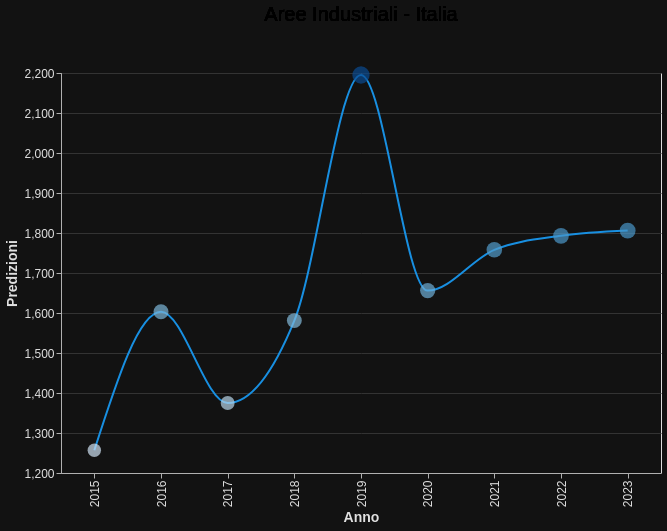

Here is the Vega-Lite specification saved for this chart:
### Vega-Lite specification from a JSON file in a GitHub repository (floating-point values rounded to 4 significant figures)
{"$schema": "https://vega.github.io/schema/vega-lite/v5.15.1.json", "config": {"axis": {"domainColor": "#B0B0B0", "gridColor": "#333333", "labelColor": "#E0E0E0", "labelFontSize": 12, "tickColor": "#B0B0B0", "titleColor": "#E0E0E0", "titleFontSize": 14}, "background": "#121212", "legend": {"labelColor": "#E0E0E0", "titleColor": "#E0E0E0"}, "mark": {"color": "#1f77b4"}, "title": {"color": "#E0E0E0", "fontSize": 20}}, "data": {"name": "data-473355be92e2f99be2d9708e043f8449"}, "datasets": {"data-473355be92e2f99be2d9708e043f8449": [{"Anno": "2015", "Tipo dato": "Foresta", "Title": "Foresta - Italia", "Valore": 16643}, {"Anno": "2015", "Tipo dato": "Pascolo", "Title": "Pascolo - Italia", "Valore": 8605}, {"Anno": "2015", "Tipo dato": "Lago", "Title": "Lago - Italia", "Valore": 4212}, {"Anno": "2015", "Tipo dato": "Vegetazione Erbacea", "Title": "Vegetazione Erbacea - Italia", "Valore": 10239}, {"Anno": "2015", "Tipo dato": "Fiumi", "Title": "Fiumi - Italia", "Valore": 1980}, {"Anno": "2015", "Tipo dato": "Strade", "Title": "Strade - Italia", "Valore": 1067}, {"Anno": "2015", "Tipo dato": "Colture Permanenti", "Title": "Colture Permanenti - Italia", "Valore": 25217}, {"Anno": "2015", "Tipo dato": "Aree Industriali", "Title": "Aree Industriali - Italia", "Valore": 1257}, {"Anno": "2015", "Tipo dato": "Zone Residenziali", "Title": "Zone Residenziali - Italia", "Valore": 1856}, {"Anno": "2015", "Tipo dato": "Colture Annuali", "Title": "Colture Annuali - Italia", "Valore": 4725}, {"Anno": "2015", "Tipo dato": "Totale zone Agricole", "Title": "Totale zone Agricole - Italia", "Valore": 38547}, {"Anno": "2016", "Tipo dato": "Foresta", "Title": "Foresta - Italia", "Valore": 23614}, {"Anno": "2016", "Tipo dato": "Pascolo", "Title": "Pascolo - Italia", "Valore": 6975}, {"Anno": "2016", "Tipo dato": "Lago", "Title": "Lago - Italia", "Valore": 969}, {"Anno": "2016", "Tipo dato": "Vegetazione Erbacea", "Title": "Vegetazione Erbacea - Italia", "Valore": 5639}, {"Anno": "2016", "Tipo dato": "Fiumi", "Title": "Fiumi - Italia", "Valore": 2632}, {"Anno": "2016", "Tipo dato": "Strade", "Title": "Strade - Italia", "Valore": 1363}, {"Anno": "2016", "Tipo dato": "Colture Permanenti", "Title": "Colture Permanenti - Italia", "Valore": 26183}, {"Anno": "2016", "Tipo dato": "Aree Industriali", "Title": "Aree Industriali - Italia", "Valore": 1603}, {"Anno": "2016", "Tipo dato": "Zone Residenziali", "Title": "Zone Residenziali - Italia", "Valore": 2392}, {"Anno": "2016", "Tipo dato": "Colture Annuali", "Title": "Colture Annuali - Italia", "Valore": 4431}, {"Anno": "2016", "Tipo dato": "Totale zone Agricole", "Title": "Totale zone Agricole - Italia", "Valore": 37589}, {"Anno": "2017", "Tipo dato": "Foresta", "Title": "Foresta - Italia", "Valore": 16142}, {"Anno": "2017", "Tipo dato": "Pascolo", "Title": "Pascolo - Italia", "Valore": 7102}, {"Anno": "2017", "Tipo dato": "Lago", "Title": "Lago - Italia", "Valore": 1312}, {"Anno": "2017", "Tipo dato": "Vegetazione Erbacea", "Title": "Vegetazione Erbacea - Italia", "Valore": 11286}, {"Anno": "2017", "Tipo dato": "Fiumi", "Title": "Fiumi - Italia", "Valore": 2113}, {"Anno": "2017", "Tipo dato": "Strade", "Title": "Strade - Italia", "Valore": 1675}, {"Anno": "2017", "Tipo dato": "Colture Permanenti", "Title": "Colture Permanenti - Italia", "Valore": 27769}, {"Anno": "2017", "Tipo dato": "Aree Industriali", "Title": "Aree Industriali - Italia", "Valore": 1375}, {"Anno": "2017", "Tipo dato": "Zone Residenziali", "Title": "Zone Residenziali - Italia", "Valore": 1997}, {"Anno": "2017", "Tipo dato": "Colture Annuali", "Title": "Colture Annuali - Italia", "Valore": 5030}, {"Anno": "2017", "Tipo dato": "Totale zone Agricole", "Title": "Totale zone Agricole - Italia", "Valore": 39901}, {"Anno": "2018", "Tipo dato": "Foresta", "Title": "Foresta - Italia", "Valore": 15399}, {"Anno": "2018", "Tipo dato": "Pascolo", "Title": "Pascolo - Italia", "Valore": 15879}, {"Anno": "2018", "Tipo dato": "Lago", "Title": "Lago - Italia", "Valore": 1754}, {"Anno": "2018", "Tipo dato": "Vegetazione Erbacea", "Title": "Vegetazione Erbacea - Italia", "Valore": 8334}, {"Anno": "2018", "Tipo dato": "Fiumi", "Title": "Fiumi - Italia", "Valore": 3399}, {"Anno": "2018", "Tipo dato": "Strade", "Title": "Strade - Italia", "Valore": 1586}, {"Anno": "2018", "Tipo dato": "Colture Permanenti", "Title": "Colture Permanenti - Italia", "Valore": 21560}, {"Anno": "2018", "Tipo dato": "Aree Industriali", "Title": "Aree Industriali - Italia", "Valore": 1581}, {"Anno": "2018", "Tipo dato": "Zone Residenziali", "Title": "Zone Residenziali - Italia", "Valore": 2061}, {"Anno": "2018", "Tipo dato": "Colture Annuali", "Title": "Colture Annuali - Italia", "Valore": 4248}, {"Anno": "2018", "Tipo dato": "Totale zone Agricole", "Title": "Totale zone Agricole - Italia", "Valore": 41687}, {"Anno": "2019", "Tipo dato": "Foresta", "Title": "Foresta - Italia", "Valore": 11102}, {"Anno": "2019", "Tipo dato": "Pascolo", "Title": "Pascolo - Italia", "Valore": 15464}, {"Anno": "2019", "Tipo dato": "Lago", "Title": "Lago - Italia", "Valore": 1310}, {"Anno": "2019", "Tipo dato": "Vegetazione Erbacea", "Title": "Vegetazione Erbacea - Italia", "Valore": 14689}, {"Anno": "2019", "Tipo dato": "Fiumi", "Title": "Fiumi - Italia", "Valore": 4683}, {"Anno": "2019", "Tipo dato": "Strade", "Title": "Strade - Italia", "Valore": 1653}, {"Anno": "2019", "Tipo dato": "Colture Permanenti", "Title": "Colture Permanenti - Italia", "Valore": 18932}, {"Anno": "2019", "Tipo dato": "Aree Industriali", "Title": "Aree Industriali - Italia", "Valore": 2195}, {"Anno": "2019", "Tipo dato": "Zone Residenziali", "Title": "Zone Residenziali - Italia", "Valore": 2818}, {"Anno": "2019", "Tipo dato": "Colture Annuali", "Title": "Colture Annuali - Italia", "Valore": 2955}, {"Anno": "2019", "Tipo dato": "Totale zone Agricole", "Title": "Totale zone Agricole - Italia", "Valore": 37351}, {"Anno": "2020", "Tipo dato": "Foresta", "Title": "Foresta - Italia", "Valore": 15149}, {"Anno": "2020", "Tipo dato": "Pascolo", "Title": "Pascolo - Italia", "Valore": 11636}, {"Anno": "2020", "Tipo dato": "Lago", "Title": "Lago - Italia", "Valore": 1401}, {"Anno": "2020", "Tipo dato": "Vegetazione Erbacea", "Title": "Vegetazione Erbacea - Italia", "Valore": 10393}, {"Anno": "2020", "Tipo dato": "Fiumi", "Title": "Fiumi - Italia", "Valore": 3771}, {"Anno": "2020", "Tipo dato": "Strade", "Title": "Strade - Italia", "Valore": 1386}, {"Anno": "2020", "Tipo dato": "Colture Permanenti", "Title": "Colture Permanenti - Italia", "Valore": 25021}, {"Anno": "2020", "Tipo dato": "Aree Industriali", "Title": "Aree Industriali - Italia", "Valore": 1656}, {"Anno": "2020", "Tipo dato": "Zone Residenziali", "Title": "Zone Residenziali - Italia", "Valore": 2118}, {"Anno": "2020", "Tipo dato": "Colture Annuali", "Title": "Colture Annuali - Italia", "Valore": 3270}, {"Anno": "2020", "Tipo dato": "Totale zone Agricole", "Title": "Totale zone Agricole - Italia", "Valore": 39927}, {"Anno": "2021", "Tipo dato": "Foresta", "Title": "Foresta - Italia", "Valore": 15365}, {"Anno": "2021", "Tipo dato": "Pascolo", "Title": "Pascolo - Italia", "Valore": 10564}, {"Anno": "2021", "Tipo dato": "Lago", "Title": "Lago - Italia", "Valore": 1412}, {"Anno": "2021", "Tipo dato": "Vegetazione Erbacea", "Title": "Vegetazione Erbacea - Italia", "Valore": 10752}, {"Anno": "2021", "Tipo dato": "Fiumi", "Title": "Fiumi - Italia", "Valore": 2770}, {"Anno": "2021", "Tipo dato": "Strade", "Title": "Strade - Italia", "Valore": 1520}, {"Anno": "2021", "Tipo dato": "Colture Permanenti", "Title": "Colture Permanenti - Italia", "Valore": 25644}, {"Anno": "2021", "Tipo dato": "Aree Industriali", "Title": "Aree Industriali - Italia", "Valore": 1758}, {"Anno": "2021", "Tipo dato": "Zone Residenziali", "Title": "Zone Residenziali - Italia", "Valore": 2475}, {"Anno": "2021", "Tipo dato": "Colture Annuali", "Title": "Colture Annuali - Italia", "Valore": 3541}, {"Anno": "2021", "Tipo dato": "Totale zone Agricole", "Title": "Totale zone Agricole - Italia", "Valore": 39749}, {"Anno": "2022", "Tipo dato": "Foresta", "Title": "Foresta - Italia", "Valore": 16148}, {"Anno": "2022", "Tipo dato": "Pascolo", "Title": "Pascolo - Italia", "Valore": 11526}, {"Anno": "2022", "Tipo dato": "Lago", "Title": "Lago - Italia", "Valore": 1343}, {"Anno": "2022", "Tipo dato": "Vegetazione Erbacea", "Title": "Vegetazione Erbacea - Italia", "Valore": 7876}, {"Anno": "2022", "Tipo dato": "Fiumi", "Title": "Fiumi - Italia", "Valore": 3738}, {"Anno": "2022", "Tipo dato": "Strade", "Title": "Strade - Italia", "Valore": 1416}, {"Anno": "2022", "Tipo dato": "Colture Permanenti", "Title": "Colture Permanenti - Italia", "Valore": 26367}, {"Anno": "2022", "Tipo dato": "Aree Industriali", "Title": "Aree Industriali - Italia", "Valore": 1793}, {"Anno": "2022", "Tipo dato": "Zone Residenziali", "Title": "Zone Residenziali - Italia", "Valore": 2671}, {"Anno": "2022", "Tipo dato": "Colture Annuali", "Title": "Colture Annuali - Italia", "Valore": 2923}, {"Anno": "2022", "Tipo dato": "Totale zone Agricole", "Title": "Totale zone Agricole - Italia", "Valore": 40816}, {"Anno": "2023", "Tipo dato": "Foresta", "Title": "Foresta - Italia", "Valore": 15249}, {"Anno": "2023", "Tipo dato": "Pascolo", "Title": "Pascolo - Italia", "Valore": 14408}, {"Anno": "2023", "Tipo dato": "Lago", "Title": "Lago - Italia", "Valore": 2005}, {"Anno": "2023", "Tipo dato": "Vegetazione Erbacea", "Title": "Vegetazione Erbacea - Italia", "Valore": 9240}, {"Anno": "2023", "Tipo dato": "Fiumi", "Title": "Fiumi - Italia", "Valore": 3341}, {"Anno": "2023", "Tipo dato": "Strade", "Title": "Strade - Italia", "Valore": 1208}, {"Anno": "2023", "Tipo dato": "Colture Permanenti", "Title": "Colture Permanenti - Italia", "Valore": 22648}, {"Anno": "2023", "Tipo dato": "Aree Industriali", "Title": "Aree Industriali - Italia", "Valore": 1806}, {"Anno": "2023", "Tipo dato": "Zone Residenziali", "Title": "Zone Residenziali - Italia", "Valore": 2478}, {"Anno": "2023", "Tipo dato": "Colture Annuali", "Title": "Colture Annuali - Italia", "Valore": 3418}, {"Anno": "2023", "Tipo dato": "Totale zone Agricole", "Title": "Totale zone Agricole - Italia", "Valore": 40474}]}, "params": [{"bind": {"input": "select", "name": "Seleziona tipologia di dato ", "options": ["Aree Industriali", "Colture Annuali", "Colture Permanenti", "Fiumi", "Foresta", "Lago", "Pascolo", "Strade", "Totale zone Agricole", "Vegetazione Erbacea", "Zone Residenziali"]}, "name": "SelectTipoDato", "select": {"fields": ["Tipo dato"], "type": "point"}, "value": "Aree Industriali", "views": ["view_5"]}], "vconcat": [{"encoding": {"text": {"field": "Title", "type": "nominal"}}, "height": 30, "mark": {"align": "center", "dy": -15, "fontSize": 20, "type": "text"}, "transform": [{"filter": {"param": "SelectTipoDato"}}], "width": 600}, {"height": 400, "layer": [{"encoding": {"x": {"field": "Anno", "title": "Anno", "type": "nominal"}, "y": {"field": "Valore", "scale": {"zero": false}, "title": "Predizioni", "type": "quantitative"}}, "mark": {"color": "#188FE1", "interpolate": "monotone", "type": "line"}, "name": "view_5", "transform": [{"filter": {"param": "SelectTipoDato"}}]}, {"encoding": {"color": {"field": "Valore", "scale": {"scheme": "blues"}, "type": "quantitative"}, "size": {"field": "Valore", "legend": null, "scale": {"range": [20, 300]}, "type": "quantitative"}, "tooltip": [{"field": "Anno", "type": "nominal"}, {"field": "Valore", "type": "quantitative"}], "x": {"field": "Anno", "type": "nominal"}, "y": {"field": "Valore", "type": "quantitative"}}, "mark": {"type": "circle"}, "transform": [{"filter": {"param": "SelectTipoDato"}}]}], "width": 600}]}
